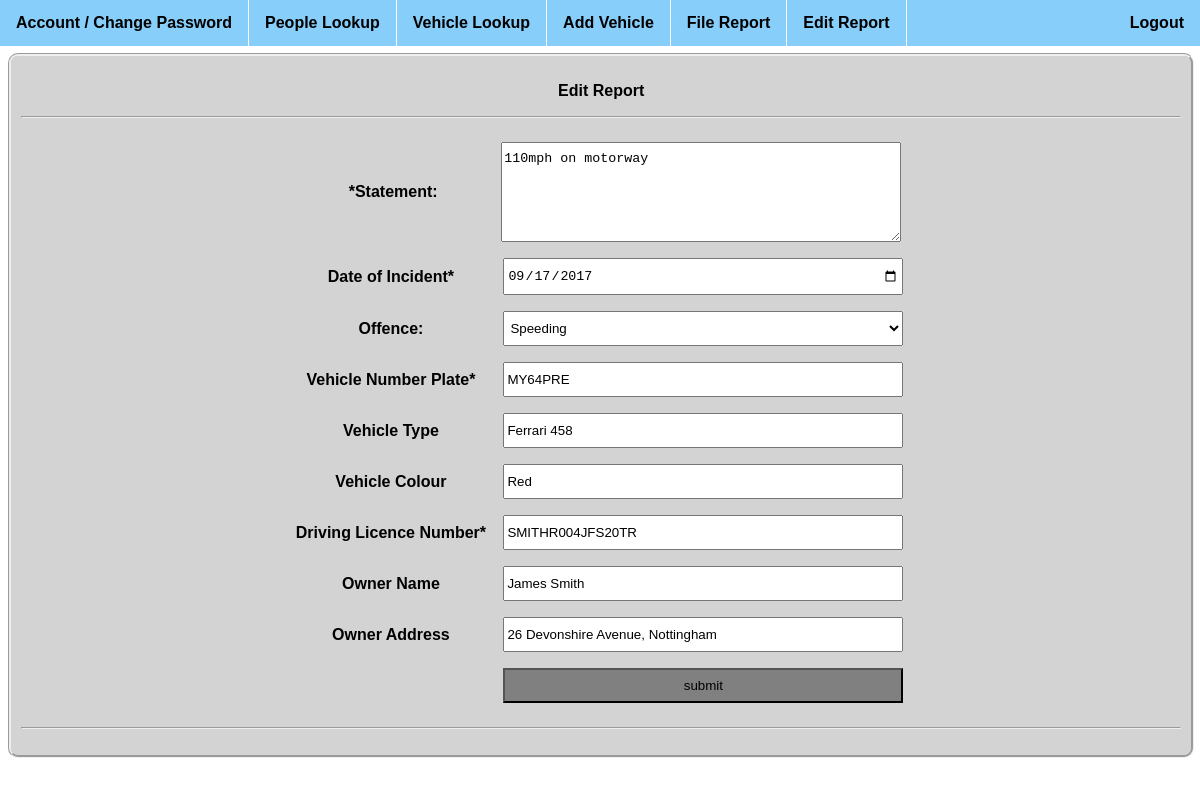
Page /edit_report.php?ID=3 on the committed database.
### tables this page shows
CREATE TABLE `Incident` (
  `Incident_ID` int(11) NOT NULL,
  `Vehicle_ID` int(11) DEFAULT NULL,
  `People_ID` int(11) DEFAULT NULL,
  `Incident_Date` date NOT NULL,
  `Incident_Report` varchar(500) NOT NULL,
  `Offence_ID` int(11) DEFAULT NULL,
  `Officer_username` varchar(50) NOT NULL
);

CREATE TABLE `Vehicle` (
  `Vehicle_ID` int(11) NOT NULL,
  `Vehicle_type` varchar(20) NOT NULL,
  `Vehicle_colour` varchar(20) NOT NULL,
  `Vehicle_licence` varchar(7) NOT NULL
);

CREATE TABLE `People` (
  `People_ID` int(11) NOT NULL,
  `People_name` varchar(50) NOT NULL,
  `People_address` varchar(50) DEFAULT NULL,
  `People_licence` varchar(16) NOT NULL
);

### edit_report.php (the view, shortened to what this page needs)
<?php include('menu.php'); ?>
<html>
    <head>
    <link rel="stylesheet" href="trafficreport.css">
    </head>
<?php
include('config.php');
$conn = mysqli_connect($servername, $username, $password, $dbname);
$sql_stat = "SELECT Incident_Report, Incident_Date  FROM Incident WHERE Incident_ID = '".$_GET["ID"]."';";
$result_stat = mysqli_query($conn, $sql_stat);
$row_stat = mysqli_fetch_array($result_stat);
$sql_off = "SELECT Offence_description From Offence WHERE Offence_ID =
            (SELECT Offence_ID FROM Incident WHERE Incident_ID = '".$_GET["ID"]."');";
$result_off = mysqli_query($conn, $sql_off);
$row_off = mysqli_fetch_array($result_off);
$sql_veh = "SELECT Vehicle_licence, Vehicle_type, Vehicle_Colour FROM Vehicle WHERE Vehicle_ID =
            (SELECT Vehicle_ID FROM Incident WHERE Incident_ID = '".$_GET["ID"]."');";
$result_veh = mysqli_query($conn, $sql_veh);
$row_veh = mysqli_fetch_array($result_veh);
$sql_pers = "SELECT People_licence, People_address, People_name FROM People WHERE People_ID =
            (SELECT People_ID FROM Incident WHERE Incident_ID = '".$_GET["ID"]."');";
$result_pers = mysqli_query($conn, $sql_pers);
$row_pers = mysqli_fetch_array($result_pers);
?>
    <body>
    <div>
    <b><p>Edit Report<b><p>
    <hr>
    <form method ="POST" name ="form" onchange="return validateForm()" onsubmit="return refreshForm()">
    <p class="vertical"><label for="textarea">*Statement:</label><textarea style="height:100px" class="text" rows="2" cols="20" wrap="hard" name="statement" id="statement" maxlength = '500'><?php echo $row_stat[0]; ?></textarea><br/>
    <label> Date of Incident*</label>       <input type = "date" name = "date" value = "<?php echo $row_stat[1]; ?>"/><br/>
    <label for="offence">Offence:</label>   <select name="offence" id="offence"><br/>
                                            <?php
                                            include('config.php');
                                            $conn = mysqli_connect($servername, $username, $password, $dbname);
                                            $sql_list = "SELECT Offence_description FROM Offence;";
                                            $result = mysqli_query($conn, $sql_list);
                                            if (mysqli_num_rows($result) > 0) {
                                                while($row = mysqli_fetch_assoc($result)) {
                                                    echo "<option value = '".$row_off[0]."' selected>".$row_off[0]."</option>";
                                                    }
                                            }
                                            ?>
                                            </select>
    <label> Vehicle Number Plate*</label>   <input type = "text" name = "plate" maxlength = '7' value = "<?php echo $row_veh[0]; ?>" /><br/>
    <label> Vehicle Type</label>            <input type = "text" name = "type" maxlength = '20' value = "<?php echo $row_veh[1]; ?>"/><br/>
    <label> Vehicle Colour</label>          <input type = "text" name = "colour" maxlength = '20' value = "<?php echo $row_veh[2]; ?>"/><br/>
    <label> Driving Licence Number*</label> <input type = "text" name = "licence" maxlength = '16' value = "<?php echo $row_pers[0]; ?>" /><br/>
    <label> Owner Name</label>              <input type = "text" name = "name" maxlength = '50' value = "<?php echo $row_pers[2]; ?>" /><br/>
    <label> Owner Address</label>           <input type = "text" name = "address" maxlength = '50' value = "<?php echo $row_pers[1]; ?>"/><br/>
    <label> </label>                        <input type = "submit" name = "submit" value = "submit">
    <hr>
    </form>
        </body>
    </html>

### trafficreport.css (style rules this page uses)
body { font-family: sans-serif; }
div { border-radius: 10px; background-color:lightgrey; padding: 10px; width: 98%; margin-top: 15px; margin-left:0px; display: inline-block; text-align: center; border-style: groove; }
label { display: inline-block; width: 200px; }
.vertical * { vertical-align:middle; }
input[type=text], input[type=password], input[type=date], select[id=offence], textarea[name="statement"] { width: 400px; padding: 8px 2px; margin: 8px ; }
input[type=submit] { background-color: grey; margin: 8px 7px; padding: 8px 2px; width: 400px; display: inline-block; }

### menu.php (style rules this page uses)
body { font-family: sans-serif; }

### rows in the picture
incident: statement "110mph on motorway", date "09/17/2017"
vehicle: plate "MY64PRE", type "Ferrari 458", colour "Red"
people: licence "SMITHR004JFS20TR", name "James Smith", address "26 Devonshire Avenue, Nottingham"

### other values in the picture
form field offence "Speeding"
